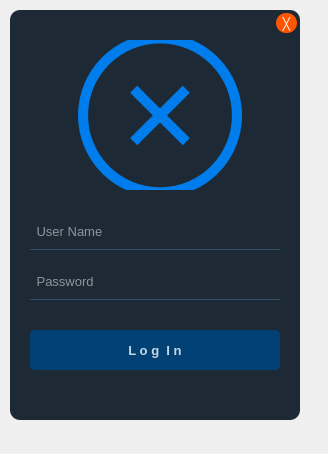
<?xml version="1.0" encoding="UTF-8"?>
<ui version="4.0">
 <class>Form</class>
 <widget class="QWidget" name="Form">
  <property name="geometry">
   <rect>
    <x>0</x>
    <y>0</y>
    <width>328</width>
    <height>454</height>
   </rect>
  </property>
  <property name="windowTitle">
   <string>Form</string>
  </property>
  <widget class="QWidget" name="widget" native="true">
   <property name="geometry">
    <rect>
     <x>10</x>
     <y>10</y>
     <width>290</width>
     <height>410</height>
    </rect>
   </property>
   <widget class="QLabel" name="label">
    <property name="geometry">
     <rect>
      <x>0</x>
      <y>0</y>
      <width>290</width>
      <height>410</height>
     </rect>
    </property>
    <property name="styleSheet">
     <string notr="true">background-color: rgba(16, 30,41,240);
border-radius:10px;</string>
    </property>
    <property name="text">
     <string/>
    </property>
   </widget>
   <widget class="QLineEdit" name="userName">
    <property name="geometry">
     <rect>
      <x>20</x>
      <y>210</y>
      <width>250</width>
      <height>30</height>
     </rect>
    </property>
    <property name="font">
     <font>
      <pointsize>10</pointsize>
     </font>
    </property>
    <property name="styleSheet">
     <string notr="true">background-color: rgba(0, 0, 0, 0);
border:1px solid rgba(0,0,0,0);
border-bottom-color: rgb(46, 82, 101);
color: rgb(255, 255, 255);
padding-bottom:7px</string>
    </property>
    <property name="placeholderText">
     <string> User Name</string>
    </property>
   </widget>
   <widget class="QLineEdit" name="password">
    <property name="geometry">
     <rect>
      <x>20</x>
      <y>260</y>
      <width>250</width>
      <height>30</height>
     </rect>
    </property>
    <property name="font">
     <font>
      <pointsize>10</pointsize>
     </font>
    </property>
    <property name="styleSheet">
     <string notr="true">background-color: rgba(0, 0, 0, 0);
border:1px solid rgba(0,0,0,0);
border-bottom-color: rgb(46, 82, 101);
color: rgb(255, 255, 255);
padding-bottom:7px</string>
    </property>
    <property name="echoMode">
     <enum>QLineEdit::Password</enum>
    </property>
    <property name="placeholderText">
     <string> Password</string>
    </property>
   </widget>
   <widget class="QPushButton" name="pushButton">
    <property name="geometry">
     <rect>
      <x>20</x>
      <y>320</y>
      <width>250</width>
      <height>40</height>
     </rect>
    </property>
    <property name="font">
     <font>
      <family>MS Shell Dlg 2</family>
      <pointsize>10</pointsize>
      <weight>75</weight>
      <italic>false</italic>
      <bold>true</bold>
      <strikeout>false</strikeout>
     </font>
    </property>
    <property name="styleSheet">
     <string notr="true">QPushButton#pushButton{
	background-color: rgba(2, 65, 118,255);
	color: rgba(255, 255, 255, 200);
	border-radius:5px;
}

QPushButton#pushButton:pressed{
padding-left:5px;
padding-top:5px;
background-color: rgba(2, 65, 118,100);
background-position:calc(100%-10px)center;
}

QPushButton#pushButton:hover{
	background-color: rgba(2, 65, 118,200);
}
</string>
    </property>
    <property name="text">
     <string>L o g  I n</string>
    </property>
   </widget>
   <widget class="QLabel" name="adminImage">
    <property name="geometry">
     <rect>
      <x>60</x>
      <y>30</y>
      <width>180</width>
      <height>150</height>
     </rect>
    </property>
    <property name="font">
     <font>
      <pointsize>90</pointsize>
     </font>
    </property>
    <property name="styleSheet">
     <string notr="true">color: rgba(0, 125, 236,255);</string>
    </property>
    <property name="text">
     <string></string>
    </property>
    <property name="alignment">
     <set>Qt::AlignCenter</set>
    </property>
   </widget>
   <widget class="QPushButton" name="closeButton">
    <property name="geometry">
     <rect>
      <x>266</x>
      <y>3</y>
      <width>21</width>
      <height>20</height>
     </rect>
    </property>
    <property name="font">
     <font>
      <pointsize>9</pointsize>
      <weight>75</weight>
      <bold>true</bold>
     </font>
    </property>
    <property name="styleSheet">
     <string notr="true">background-color: rgb(255, 85, 0);
color: rgb(255, 255, 255);
border-radius:10px;</string>
    </property>
    <property name="text">
     <string>╳</string>
    </property>
   </widget>
  </widget>
 </widget>
 <resources/>
 <connections/>
</ui>
